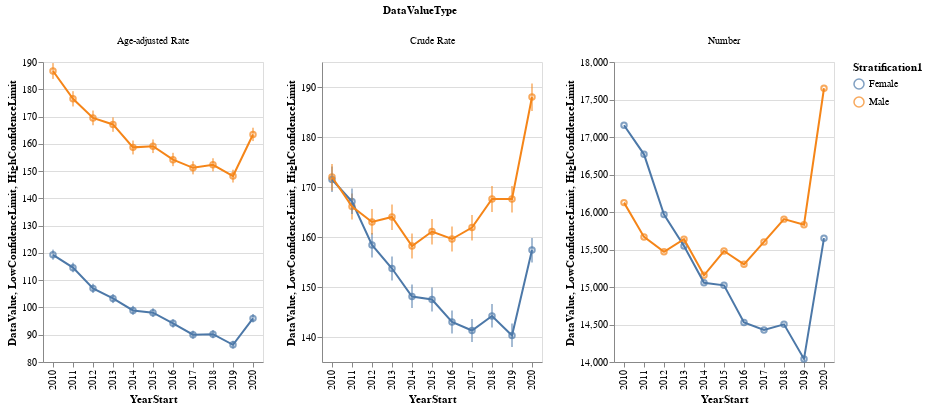

The code cell stored with this chart in its notebook:
### Code cell
stratification = "Gender"

tmp = dfplot[dfplot["StratificationCategory1"] == stratification]

domain = list(tmp["Stratification1"].unique())
colors = alt.Scale(
  domain= domain,
  #range=['#aec7e8', '#c7c7c7', '#1f77b4', '#9467bd', '#e7ba52'][:len(domain)]
)

line =  alt.Chart().mark_line().encode(
    alt.X("YearStart:O",),
    alt.Y("DataValue:Q",scale=alt.Scale(zero=False)),
    alt.Color('Stratification1:N', scale=colors),
    tooltip=["YearStart","DataValue",'Stratification1']
)

points = alt.Chart().mark_point().encode(
    alt.X("YearStart:O",),
    alt.Y("DataValue:Q",scale=alt.Scale(zero=False)),
    alt.Color('Stratification1:N', scale=colors),
    tooltip=["YearStart","DataValue",'Stratification1'])
# ).resolve_scale(
#     x='independent',
#     y='independent'
# )#.interactive()

cis = alt.Chart().mark_line().encode(
    alt.X("YearStart:O",),
    alt.Y("LowConfidenceLimit:Q",scale=alt.Scale(zero=False)),
    alt.Y2("HighConfidenceLimit:Q"),
    alt.Color('Stratification1:N', scale=colors),
    tooltip=["YearStart","DataValue",'Stratification1'])
# ).resolve_scale(
#     x='independent',
#     y='independent'
# )#.interactive()

alt.layer(points, cis, line).facet(
  data=tmp,
  column='DataValueType:N'
).resolve_scale(
    x='independent',
    y='independent')
